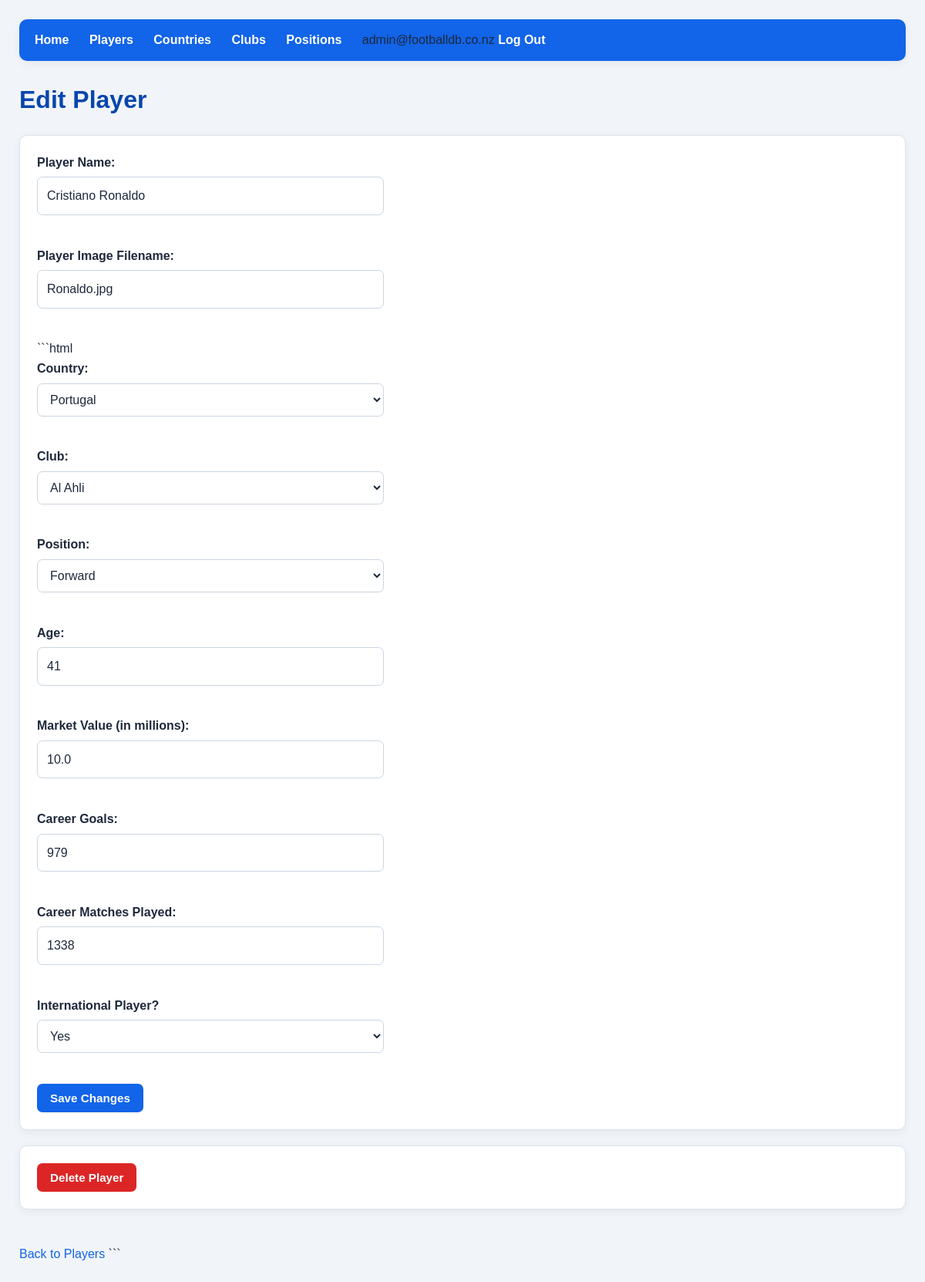
Screenshot of /players/edit/2 (signed in) with the database file from the repository.
### tables this page shows
CREATE TABLE "players"
(
    playerID   integer not null
        constraint players_pk
            primary key autoincrement,
    playerName varchar not null
, playerImage varchar, CountryID integer, ClubID integer, PositionID integer, Age integer, MarketValue float, Goals integer, MatchesPlayed integer, InternationalPlayer Boolean);

CREATE TABLE "countries"
(
    ID          integer
        constraint Country_pk
            primary key autoincrement,
    CountryName varchar not null
);

CREATE TABLE "clubs"
(
    ID       integer
        constraint Club_pk
            primary key autoincrement,
    ClubName varchar not null
);

CREATE TABLE positions (
    ID INTEGER PRIMARY KEY AUTOINCREMENT,
    PositionName VARCHAR(30) NOT NULL UNIQUE
);

### app.py (the view, shortened to what this page needs)
@app.route("/players/edit/<int:player_id>", methods=["GET", "POST"])
@admin_required
def edit_player(player_id):
    conn = get_db()
    player = conn.execute(
        "SELECT * FROM players WHERE playerID = ?", (player_id,)
    ).fetchone()
    if player is None:
        conn.close()
        return "Player not found", 404
    countries = conn.execute(
        "SELECT * FROM countries ORDER BY CountryName"
    ).fetchall()
    clubs = conn.execute(
        "SELECT * FROM clubs ORDER BY ClubName"
    ).fetchall()
    positions = conn.execute(
        "SELECT * FROM positions ORDER BY PositionName"
    ).fetchall()
    conn.close()
    return render_template(
        "player_form.html", player=player,
        countries=countries, clubs=clubs, positions=positions
    )

### app.py (called while the page is built)
def get_db():
    conn = sqlite3.connect("players.db")
    conn.row_factory = sqlite3.Row
    return conn

def admin_required(route_function):
    @wraps(route_function)
    def wrapper(*args, **kwargs):
        if "user_id" not in session:
            flash("Please log in first.")
            return redirect(url_for("login"))
        if session.get("role") != "admin":
            flash("You do not have permission to access that page.")
            return redirect(url_for("players"))
        return route_function(*args, **kwargs)
    return wrapper

### templates/player_form.html (shortened to what this page needs)
<!DOCTYPE html>
<html>
<head>
    <link rel="stylesheet" href="{{ url_for('static', filename='style.css') }}">
</head>
<body>
<nav>
    <a href="{{ url_for('home') }}">Home</a>
    {% if session.get('user_id') %}
        <a href="{{ url_for('players') }}">Players</a>
        {% if session.get('role') == 'admin' %}
            <a href="{{ url_for('countries') }}">Countries</a>
            <a href="{{ url_for('clubs') }}">Clubs</a>
            <a href="{{ url_for('positions') }}">Positions</a>
        {% endif %}
        <span class="nav-user">
            {{ session.get('email') }}
        </span>
        <a href="{{ url_for('logout') }}">Log Out</a>
    {% else %}
        <a href="{{ url_for('login') }}">Log In</a>
        <a href="{{ url_for('signup') }}">Sign Up</a>
    {% endif %}
</nav>
    {% if player %}
        <h1>Edit Player</h1>
    {% else %}
        <h1>Add Player</h1>
    {% endif %}
    <form method="POST">
        <label>Player Name:</label>
        <input type="text" name="playerName"
               value="{{ player['playerName'] if player else '' }}"
               required>
        <br><br>
        <label>Player Image Filename:</label>
        <input type="text" name="playerImage"
               value="{{ player['playerImage'] if player else '' }}"
               placeholder="e.g. salah.jpg"
               required>
        <br><br>
       ```html
        <label>Country:</label>
        <select name="CountryID" required>
            {% for country in countries %}
            <option value="{{ country['ID'] }}"
                {% if player and player['CountryID'] == country['ID'] %}
                    selected
                {% endif %}>
                {{ country['CountryName'] }}
            </option>
            {% endfor %}
        </select>
        <br><br>
        <label>Club:</label>
        <select name="ClubID" required>
            {% for club in clubs %}
            <option value="{{ club['ID'] }}"
                {% if player and player['ClubID'] == club['ID'] %}
                    selected
                {% endif %}>
                {{ club['ClubName'] }}
            </option>
            {% endfor %}
        </select>
        <br><br>
        <label>Position:</label>
        <select name="PositionID" required>
            {% for position in positions %}
            <option value="{{ position['ID'] }}"
                {% if player and player['PositionID'] == position['ID'] %}
                    selected
                {% endif %}>
                {{ position['PositionName'] }}
            </option>
            {% endfor %}
        </select>
        <br><br>
        <label>Age:</label>
        <input type="number" name="Age" min="15" max="60"
               value="{{ player['Age'] if player else '' }}"
               required>
        <br><br>
        <label>Market Value (in millions):</label>
        <input type="number" name="MarketValue" min="0" step="0.1"
               value="{{ player['MarketValue'] if player else 0 }}"
               required>
        <br><br>
        <label>Career Goals:</label>
        <input type="number" name="Goals" min="0"
               value="{{ player['Goals'] if player else 0 }}"
               required>
        <br><br>
        <label>Career Matches Played:</label>
        <input type="number" name="MatchesPlayed" min="0"
               value="{{ player['MatchesPlayed'] if player else 0 }}"
               required>
        <br><br>
        <label>International Player?</label>
        <select name="InternationalPlayer" required>
            <option value="1"
                {% if player and player['InternationalPlayer'] == 1 %}selected{% endif %}>
                Yes
            </option>
        </select>
        <br><br>
        <button type="submit">
            {% if player %}
                Save Changes
            {% else %}
                Add Player
            {% endif %}
        </button>
    </form>
    {% if player %}
        <form method="POST"
              action="{{ url_for('delete_player',
                                 player_id=player['playerID']) }}"
              onsubmit="return confirm('Are you sure you want to delete this player?');">
            <button type="submit">Delete Player</button>
        </form>
    {% endif %}
    <br>
    <a href="{{ url_for('players') }}">Back to Players</a>
</body>
</html>

### static/style.css (style rules this page uses)
:root { --primary: #1264e8; --primary-dark: #0846ad; --secondary: #64748b; --success: #16a34a; --danger: #dc2626; --background: #f1f5f9; --surface: #ffffff; --text: #1e293b; --muted: #64748b; --border: #dbe3ed; --radius: 10px; --shadow: 0 3px 12px rgba(15, 23, 42, 0.06); }
* { box-sizing: border-box; }
body { margin: 0; padding: 25px; font-family: Arial, Helvetica, sans-serif; font-size: 16px; line-height: 1.6; background: var(--background); color: var(--text); }
body > h1, body > h2, body > h3, body > p, body > ul, body > form, body > table, body > nav, body > hr, body > a, body > div { max-width: 1200px; }
body > h1, body > h2, body > h3, body > p, body > ul, body > form, body > table, body > nav, body > hr, body > a, body > div { margin-left: auto; margin-right: auto; }
h1 { color: var(--primary-dark); font-size: 2rem; margin-top: 10px; margin-bottom: 20px; }
nav { background: var(--primary); padding: 14px 20px; border-radius: var(--radius); margin-bottom: 25px; box-shadow: var(--shadow); }
nav a { color: white; text-decoration: none; font-weight: bold; margin-right: 22px; display: inline-block; }
a { color: var(--primary); text-decoration: none; }
button, input[type="submit"] { display: inline-block; padding: 10px 17px; border: none; border-radius: 7px; background: var(--primary); color: white; font-size: 0.95rem; font-weight: bold; cursor: pointer; transition: background 0.2s ease; }
form[action*="/delete/"] button { background: var(--danger); }
form { background: var(--surface); padding: 22px; border: 1px solid var(--border); border-radius: var(--radius); box-shadow: var(--shadow); margin-top: 15px; margin-bottom: 20px; }
label { display: block; margin-bottom: 6px; font-weight: bold; color: var(--text); }
input[type="text"], input[type="number"], input[type="email"], input[type="search"], select, textarea { width: 100%; max-width: 450px; padding: 11px 12px; margin-bottom: 14px; border: 1px solid #cbd5e1; border-radius: 7px; background: white; color: var(--text); font: inherit; }

### rows the page displays
players: playerName "Cristiano Ronaldo", playerImage "Ronaldo.jpg", CountryID "Portugal", ClubID "Al Ahli", PositionID "Forward", Age "41", MarketValue "10.0", Goals "979", MatchesPlayed "1338", InternationalPlayer "Yes"

### other values shown
{{ session.get('email') }} "admin@footballdb.co.nz"
